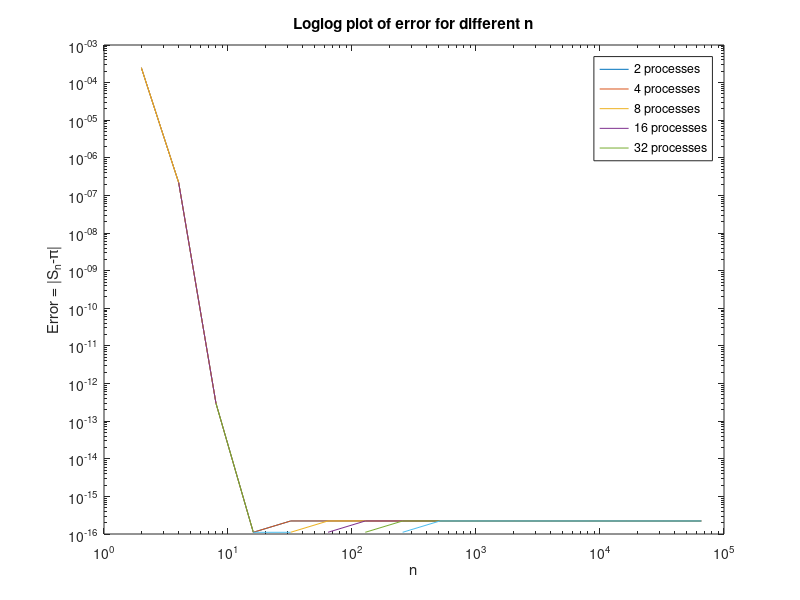
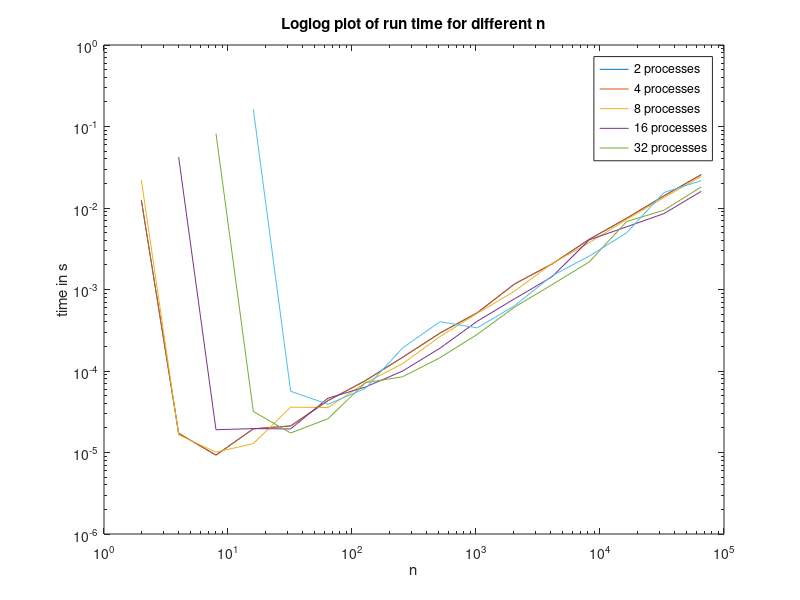

These charts were generated, in order, by the following MATLAB code:
% Reads from file
M2=dlmread('Data_2_1.txt');
M4=dlmread('Data_4_1.txt');
M8=dlmread('Data_8_1.txt');
M16=dlmread('Data_16_1.txt');
M32=dlmread('Data_32_1.txt');
%First column is different n
% n=M(:,1)';
% %Second column is error correspopnding to different n
% error2=M2(:,2)';
% error4=M4(:,2)';
% error8=M8(:,2)';
% error16=M16(:,2)';
% error32=M32(:,2)';
% %Third column is computational time corresponding to different n
% time2=M2(:,3)';
%time4=
% making n, time and the error vec for the different number of processes

n=M2(:,1)';
error=M2(:,2)';
figure(1)
 loglog(n,error)
hold on
for i =1:5
    p=2^i;
    M=eval(['M', num2str(p)]);
    n=M(:,1)';
    error=M(:,2)';           
    loglog(n,error)
end
title('Loglog plot of error for different n');
ylabel('Error = |S_{n}-\pi|')
xlabel('n')
legend('2 processes', '4 processes','8 processes','16 processes','32 processes')


n=M2(:,1)';
time=M2(:,3)';
figure(2)
loglog(n,time)
hold on
for i =1:5
    p=2^i;
    M=eval(['M', num2str(p)]);
    n=M(:,1)';
    error=M(:,2)';           
    time=M(:,3)';
    loglog(n,time)
end
title('Loglog plot of run time for different n');
ylabel('time in s')
xlabel('n')
legend('2 processes', '4 processes','8 processes','16 processes','32 processes')

